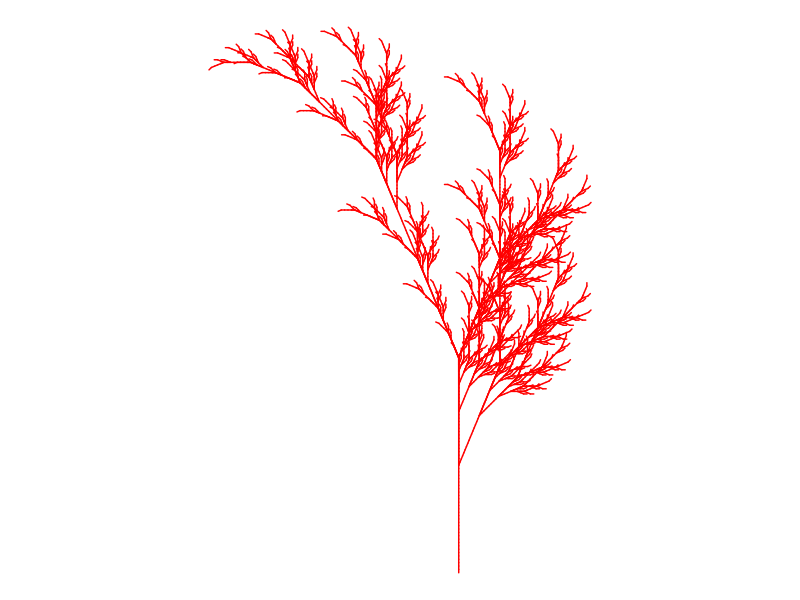

Source code (R):
## ---- chunk 1
# Title Fall color
# Credit: https://fronkonstin.com

# Install packages

#install.packages("gsubfn")
#install.packages("tidyverse")
library(gsubfn)
library(tidyverse)

# Define elements in plant art
# Each image corresponds to a different axiom, rules, angle and depth

# Leaf of Fall

axiom="X"
rules=list("X"="F-[[X]+X]+F[+FX]-X", "F"="FF")
angle=22.5
depth=6


for (i in 1:depth) axiom=gsubfn(".", rules, axiom)

actions=str_extract_all(axiom, "\\d*\\+|\\d*\\-|F|L|R|\\[|\\]|\\|") %>% unlist

status=data.frame(x=numeric(0), y=numeric(0), alfa=numeric(0))
points=data.frame(x1 = 0, y1 = 0, x2 = NA, y2 = NA, alfa=90, depth=1)


# Generating data
# Note: may take a minute or two

for (action in actions)
{
  if (action=="F")
  {
    x=points[1, "x1"]+cos(points[1, "alfa"]*(pi/180))
    y=points[1, "y1"]+sin(points[1, "alfa"]*(pi/180))
    points[1,"x2"]=x
    points[1,"y2"]=y
    data.frame(x1 = x, y1 = y, x2 = NA, y2 = NA,
               alfa=points[1, "alfa"],
               depth=points[1,"depth"]) %>% rbind(points)->points
  }
  if (action %in% c("+", "-")){
    alfa=points[1, "alfa"]
    points[1, "alfa"]=eval(parse(text=paste0("alfa",action, angle)))
  }
  if(action=="["){
    data.frame(x=points[1, "x1"], y=points[1, "y1"], alfa=points[1, "alfa"]) %>%
      rbind(status) -> status
    points[1, "depth"]=points[1, "depth"]+1
  }

  if(action=="]"){
    depth=points[1, "depth"]
    points[-1,]->points
    data.frame(x1=status[1, "x"], y1=status[1, "y"], x2=NA, y2=NA,
               alfa=status[1, "alfa"],
               depth=depth-1) %>%
      rbind(points) -> points
    status[-1,]->status
  }
}

ggplot() +
  geom_segment(aes(x = x1, y = y1, xend = x2, yend = y2),
               lineend = "round",
               color="red1", # Set your own Fall color?
               data=na.omit(points)) +
  coord_fixed(ratio = 1) +
  theme_void() # No grid nor axes
